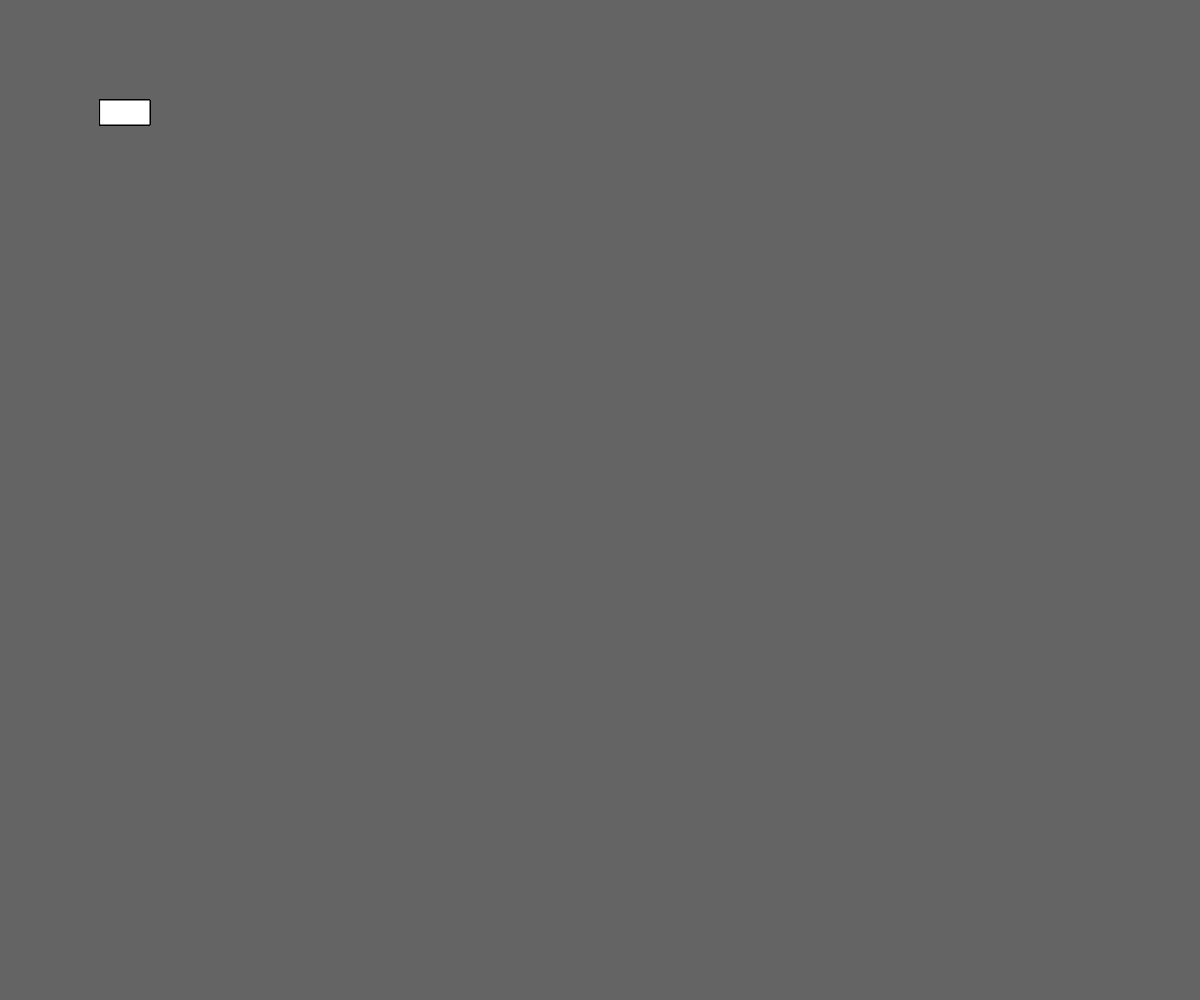
Frame 1 (no input)
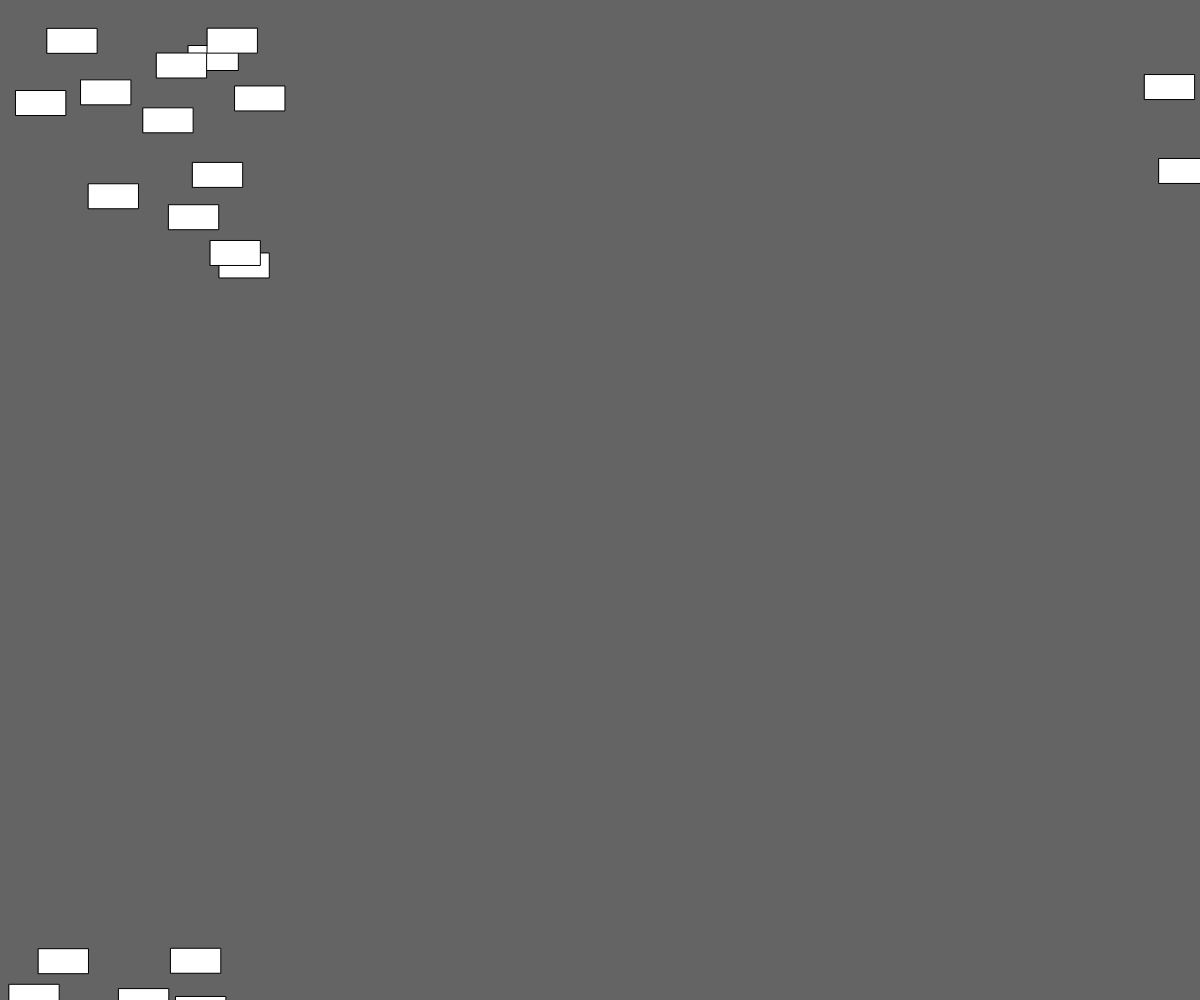
Frame 60 (no input)
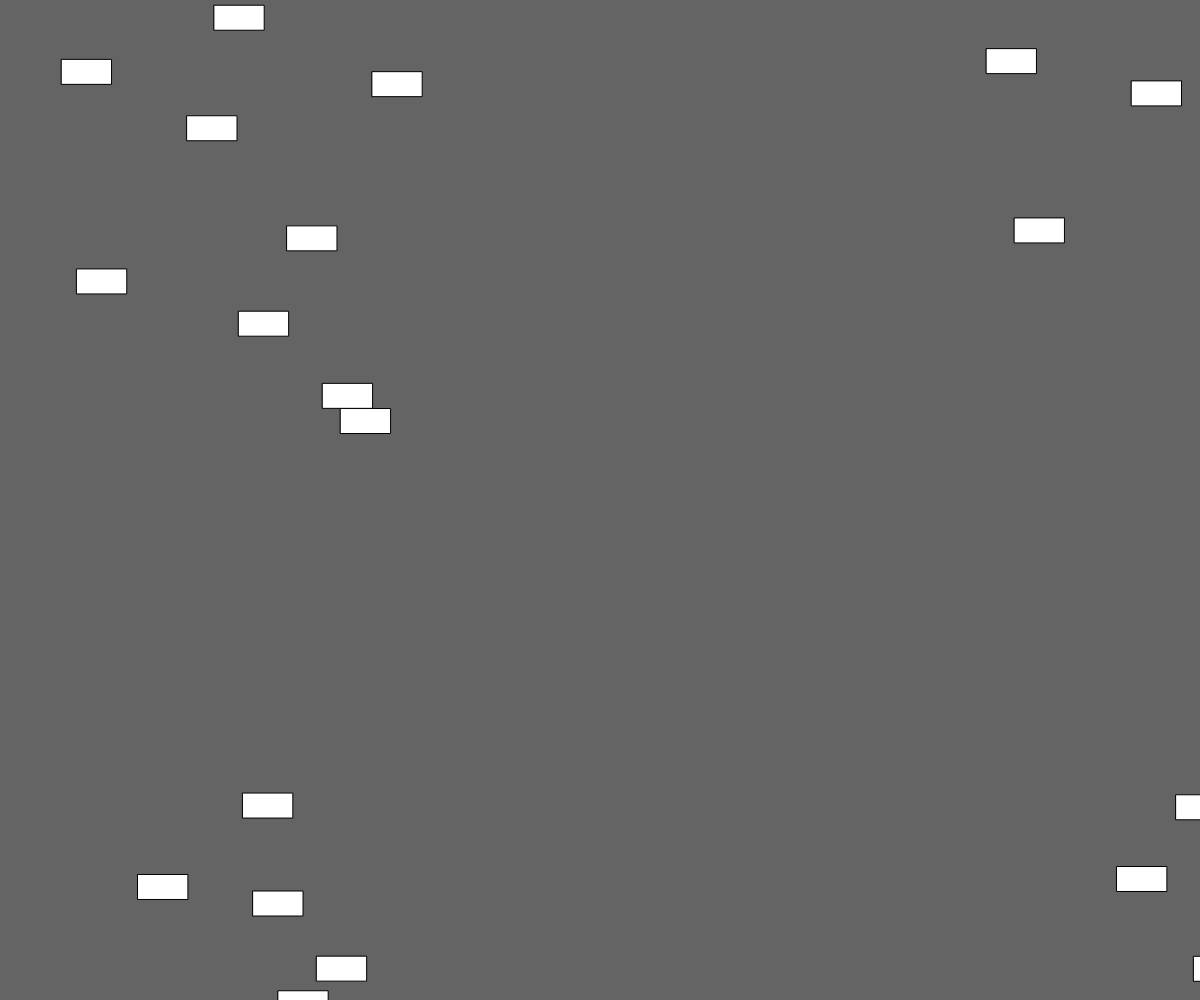
Frame 120 (the mouse pressed at the canvas centre since frame 60)

The p5.js sketch that drew these frames (run headless with seeded random() and noise() and a simulated clock; from frame 60 on, the mouse is pressed at the canvas centre):

// p5.js sketch
// ── sketch.js
let cars = [];

function setup() {
  createCanvas(windowWidth, windowHeight);

  // Spawn 20 objects
for(let i = 0;i < 20; i++){
cars.push(new Car());

}
}

function draw() {
  background(100);

  // display and move 20 objects
for(let i = 0;i < 20; i++){
cars[i].display();
cars[i].move();
}
}


// Car class
class Car {

  // constructor and attributes

  constructor() {
    this.pos = createVector(100, 100);
    this.vel = createVector(random(-3, 3), random(-3, 3));

  }

  // methods


  display() {
    rect(this.pos.x, this.pos.y, 50, 25);
  }

  move() {
    this.pos.add(this.vel);
    if (this.pos.x > width) this.pos.x = 0;

    if (this.pos.x < 0) this.pos.x = width;
    if (this.pos.y > height) this.pos.y = 0;
    if (this.pos.y < 0) this.pos.y = height;

  }

}
